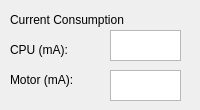
<?xml version="1.0" encoding="UTF-8"?>
<ui version="4.0">
 <class>CurrentConsumption</class>
 <widget class="QWidget" name="CurrentConsumption">
  <property name="geometry">
   <rect>
    <x>0</x>
    <y>0</y>
    <width>200</width>
    <height>110</height>
   </rect>
  </property>
  <property name="sizePolicy">
   <sizepolicy hsizetype="Fixed" vsizetype="Fixed">
    <horstretch>0</horstretch>
    <verstretch>0</verstretch>
   </sizepolicy>
  </property>
  <property name="minimumSize">
   <size>
    <width>200</width>
    <height>110</height>
   </size>
  </property>
  <property name="maximumSize">
   <size>
    <width>200</width>
    <height>110</height>
   </size>
  </property>
  <property name="windowTitle">
   <string>Current Consumption</string>
  </property>
  <widget class="QLabel" name="lblMotor">
   <property name="geometry">
    <rect>
     <x>10</x>
     <y>70</y>
     <width>91</width>
     <height>20</height>
    </rect>
   </property>
   <property name="text">
    <string>Motor (mA):</string>
   </property>
  </widget>
  <widget class="QLabel" name="lblCurrentConsumption">
   <property name="geometry">
    <rect>
     <x>10</x>
     <y>10</y>
     <width>171</width>
     <height>20</height>
    </rect>
   </property>
   <property name="text">
    <string>Current Consumption</string>
   </property>
  </widget>
  <widget class="QPlainTextEdit" name="txtCpu">
   <property name="geometry">
    <rect>
     <x>110</x>
     <y>30</y>
     <width>71</width>
     <height>31</height>
    </rect>
   </property>
   <property name="cursor" stdset="0">
    <cursorShape>ForbiddenCursor</cursorShape>
   </property>
   <property name="readOnly">
    <bool>true</bool>
   </property>
  </widget>
  <widget class="QLabel" name="lblCpu">
   <property name="geometry">
    <rect>
     <x>10</x>
     <y>40</y>
     <width>91</width>
     <height>20</height>
    </rect>
   </property>
   <property name="text">
    <string>CPU (mA):</string>
   </property>
  </widget>
  <widget class="QPlainTextEdit" name="txtMotor">
   <property name="geometry">
    <rect>
     <x>110</x>
     <y>70</y>
     <width>71</width>
     <height>31</height>
    </rect>
   </property>
   <property name="cursor" stdset="0">
    <cursorShape>ForbiddenCursor</cursorShape>
   </property>
   <property name="readOnly">
    <bool>true</bool>
   </property>
  </widget>
 </widget>
 <resources/>
 <connections/>
</ui>
